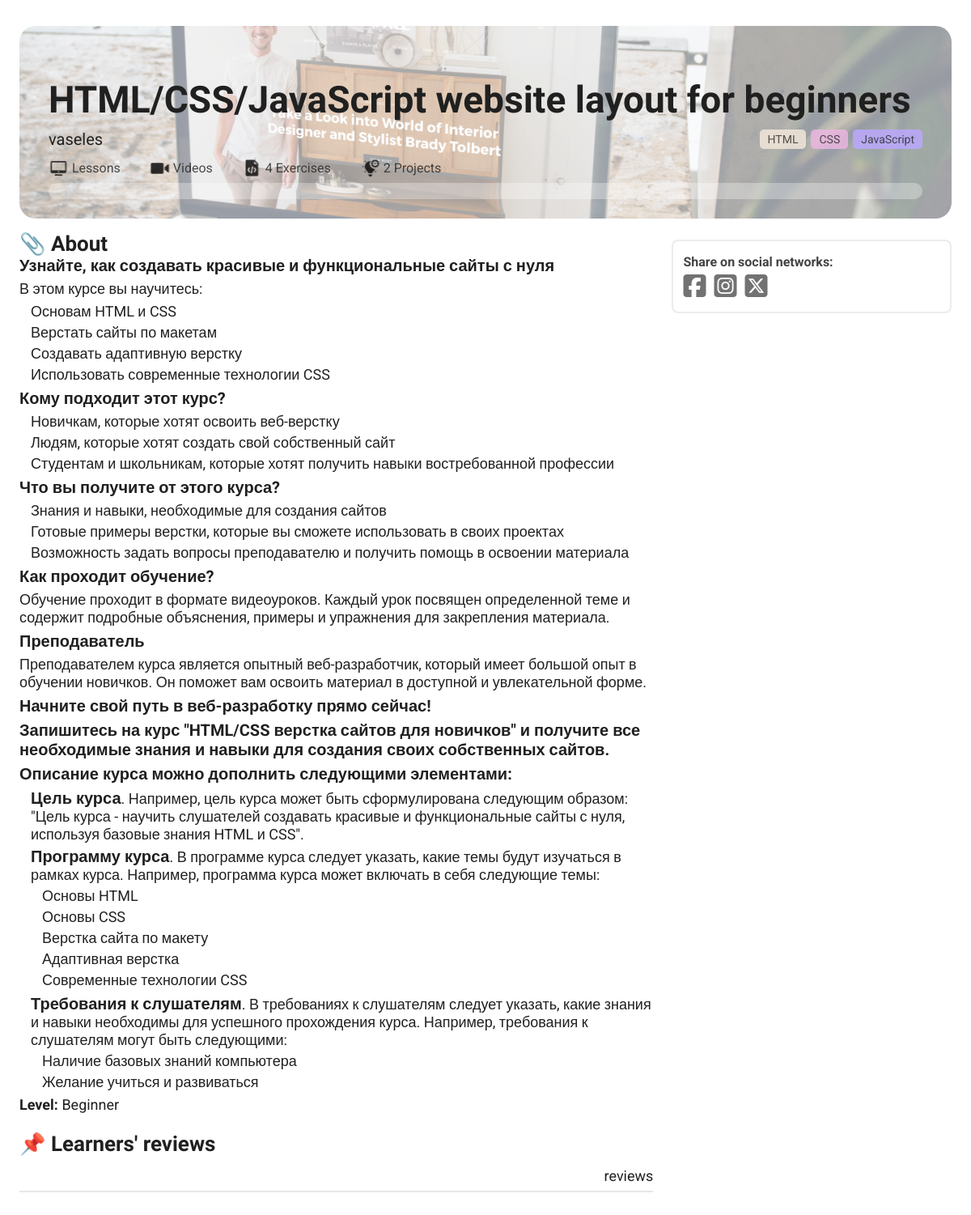
The page /courses/1/ on the database its author committed.
### course/models.py (models this page shows, shortened)
class Course(models.Model):
    LEVEL = (
        ('Beginner', 'Beginner'),
        ('Intermediate', 'Intermediate'),
        ('Expert', 'Expert'),
    )
    title = models.CharField(max_length=250)
    user = models.ForeignKey(User, on_delete=models.CASCADE)
    image = models.ImageField(upload_to=f'courses/{title}', blank=True)
    tags = models.ManyToManyField(Tag, blank=True)
    about = RichTextField(blank=True)
    level = models.CharField(max_length=13, choices=LEVEL)
    public = models.BooleanField(default=False)
    likes = models.ManyToManyField(User, blank=True, related_name='likes')
    course_titles = models.ManyToManyField('Title', through='TitleOrder', blank=True, default=[],  related_name='course_titles')
    users_who_registered = models.ManyToManyField(User, related_name='users_who_registered', blank=True)
    created = models.DateTimeField(auto_now_add=True)
    updated = models.DateTimeField(auto_now=True)

class Tag(models.Model):
    name = models.CharField(max_length=100)

### course/views/course.py (the view)
# urls.py: path('', course.courses, name='courses'),
def course(request, id):
    course = get_object_or_404(Course, pk=id)
    return render(request, 'course/course.html', {
        'course': course,
    })

### course/templates/course/course.html (shortened to what this page needs)
{% include 'main.html' %}
{% block title %}
    <link rel="stylesheet" href="/static/css/courses/course.css">
{% endblock title %}
{% block content %}
<div class="course">
    <div class="course__item"
    {% if request.user.is_authenticated %}
        style="margin-left: 200px;"
    {% else %}
        style="margin-left: 0px"
    {% endif %}>
        <div class="course__header">
            <div class="course__header__image"
                {% if course.image %}style="background-image: url('/static/media/{{ course.image }}');"{% else %}style="background-color: url('https://images.unsplash.com/photo-1519327128442-131d250b06b8?ixlib=rb-4.0.3&ixid=M3wxMjA3fDB8MHxzZWFyY2h8MjR8fG5vdCUyMGZvdW5kfGVufDB8fDB8fHww&auto=format&fit=crop&w=800&q=60')"{% endif %}></div>
            <div class="course__header__mask"></div>
            <div class="course__header__item">
                <div class="course__header__title">
                    <h2>{{ course.title }}</h2>
                </div>
                <div class="course__header__info">
                    <div class="course__header__info__left">
                        <a href="/users/{{ course.user.username }}">{{ course.user.username }}</a>
                    </div>
                    <div class="course__header__info__right">
                        {% for tag in course.tags.all %}
                        <div class="course__tag" style="background-color: {% if forloop.counter|divisibleby:3 %}#BBA8FD{% elif forloop.counter|divisibleby:2 %}#EAB6E1{% else %}#F2E6D9{% endif %}">
                                {{ tag.name }}
                            </div>
                        {% endfor %}
                    </div>
                </div>
            <div class="course__header__desc">
                <div class="">
                    <img src="/static/media/icons/Monitor.svg" alt="video">
                    <span id='CourseLessonsCount'>{{ lessons_count }} Lessons</span>
                </div>
                <div class="">
                    <img src="/static/media/icons/VideoCall.svg" alt="VideoCall">
                    <span  id='CourseVideosCount'>{{ videos_count }} Videos</span>
                </div>
                <div class="">
                    <img src="/static/media/icons/CodeFile.svg" alt="CodeFile">
                    <span id='CourseExerciesesCount'>4 Exercises</span>
                </div>
                <div class="">
                    <img src="/static/media/icons/ProjectManagement.svg" alt="ProjectManagement">
                    <span id='CourseProjectsCount'>2 Projects</span>
                </div>
            </div>
            <div class="course__header__experience">
                <div class="course__header__experience__line">
                </div>
            </div>
            </div>
        </div>
        <div class="course__content">
            <div class="course__content__left">
                <div class="course__about">
                    <h2>📎 About</h2>
                    <div class="course__about">
                        <p>{% autoescape off %}
                            <div class="text">
                                {{ course.about }}
                            </div>
                            {% endautoescape %}</p>
                    </div>
                    <p><b>Level: </b> {{ course.level }}</p>
                </div>
                <div class="course__reviews">
                    <h2>📌 Learners' reviews</h2>
                    <div class="course__reviews__filters">
                        <div class="show__count__reviews">
                            reviews
                        </div>
                    </div>
                </div>
            </div>
            <div class="course__content__right">
                <div class="course__content__right__place">
                    <b>Share on social networks:</b>
                    <div class="line">
                        <a class="fa-brands fa-square-facebook" href=""></a>
                        <a class="fa-brands fa-square-instagram" href=""></a>
                        <a class="fa-brands fa-square-x-twitter" href=""></a>
                    </div>
                </div>
            </div>
        </div>
    </div>
</div>
{% endblock content %}

### static/css/main.css (style rules this page uses)
* { box-sizing: border-box; padding: 0; margin: 0; text-decoration: none; outline: none; border: none; }
body { background-color: var(--white); color: var(--primary); font-size: 18px; font-family: var(--Roboto); overflow-x: hidden; }
a { color: rgb(20,20,20,.9); }
a, button, input, textarea, select, textarea { transition: all .3s linear; }

### static/css/variables.css (style rules this page uses)
:root { --black: #000; --white: #fff; --primary: #202020; --lightYellow: #f2e6d9; --pink: #EAB6E1; --violet: #bba8fd; --lilac: #DDC1EA; --lightBlue: #F3F8FF; --blue: #DEECFF; --lightViolet: #C6CFFF; --lightLilac: #E8D3FF; --Roboto: 'Roboto', sans-serif; --PaytoneOne: 'Paytone One', sans-serif; }

### rows shown on the page
Course: image (picture), title "HTML/CSS/JavaScript website layout for beginners", user.username "vaseles", about "Узнайте, как создавать красивые и функциональные сайты с нуля В этом курсе вы научитесь: Основам HTML и CSS Верстать сайты по макетам Создавать адаптивную верстку Использовать современные технологии CSS Кому подходит этот курс? Новичкам, которые хотят освоить веб-верстку Людям, которые хотят создать свой собственный сайт Студентам и школьникам, которые хотят получить навыки востребованной профессии Что вы получите от этого курса? Знания и навыки, необходимые для создания сайтов Готовые примеры верстки, которые вы сможете использовать в своих проектах Возможность задать вопросы преподавателю и получить помощь в освоении материала Как проходит обучение? Обучение проходит в формате…", level "Beginner"
Tag: name "HTML"
Tag: name "CSS"
Tag: name "JavaScript"
